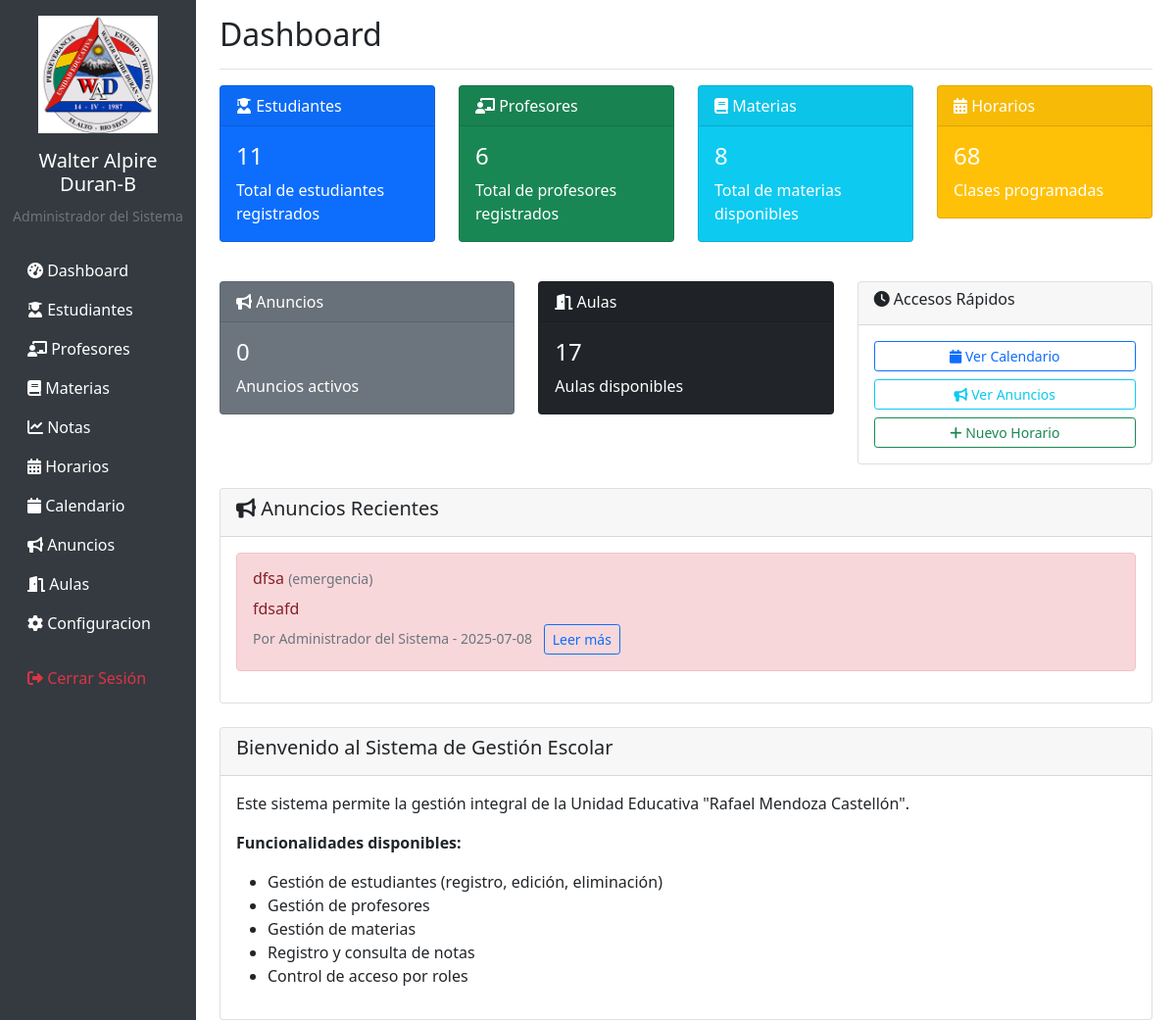
The app's page /dashboard (signed in) with its own data.
### tables this page shows
CREATE TABLE users (
            id INTEGER PRIMARY KEY AUTOINCREMENT,
            username TEXT UNIQUE NOT NULL,
            password TEXT NOT NULL,
            role TEXT NOT NULL CHECK (role IN ('director', 'profesor', 'padre')),
            full_name TEXT NOT NULL,
            email TEXT,
            created_at TIMESTAMP DEFAULT CURRENT_TIMESTAMP
        );

CREATE TABLE announcements (
            id INTEGER PRIMARY KEY AUTOINCREMENT,
            title TEXT NOT NULL,
            content TEXT NOT NULL,
            category TEXT,
            priority TEXT NOT NULL CHECK (priority IN ('alta', 'media', 'baja')),
            target_audience TEXT NOT NULL CHECK (target_audience IN ('todos', 'estudiantes', 'profesores', 'padres')),
            author_id INTEGER NOT NULL,
            expires_at DATE,
            created_at TIMESTAMP DEFAULT CURRENT_TIMESTAMP,
            FOREIGN KEY (author_id) REFERENCES users (id)
        );

### app.py (the view)
@app.route('/dashboard')
@login_required
def dashboard():
    conn = get_db_connection()
    total_students = conn.execute('SELECT COUNT(*) as count FROM students').fetchone()['count']
    total_teachers = conn.execute('SELECT COUNT(*) as count FROM teachers').fetchone()['count']
    total_subjects = conn.execute('SELECT COUNT(*) as count FROM subjects').fetchone()['count']
    total_schedules = conn.execute('SELECT COUNT(*) as count FROM schedules').fetchone()['count']
    total_announcements = conn.execute('SELECT COUNT(*) as count FROM announcements WHERE expires_at IS NULL OR expires_at >= date("now")').fetchone()['count']
    total_rooms = conn.execute('SELECT COUNT(*) as count FROM rooms').fetchone()['count']
    recent_announcements = conn.execute('''
        SELECT a.*, u.full_name as author_name
        FROM announcements a
        JOIN users u ON a.author_id = u.id
        WHERE (a.expires_at IS NULL OR a.expires_at >= date('now'))
        AND (a.target_audience = 'todos' OR a.target_audience = ?)
        ORDER BY a.created_at DESC
        LIMIT 3
    ''', (session['user_role'],)).fetchall()
    conn.close()
    stats = {
        'students': total_students,
        'teachers': total_teachers,
        'subjects': total_subjects,
        'schedules': total_schedules,
        'announcements': total_announcements,
        'rooms': total_rooms
    }
    return render_template('dashboard.html', stats=stats, recent_announcements=recent_announcements)

### app.py (called while the page is built)
def get_db_connection():
    conn = sqlite3.connect(DATABASE)
    conn.row_factory = sqlite3.Row
    return conn

def login_required(f):
    @wraps(f)
    def decorated_function(*args, **kwargs):
        if 'user_id' not in session:
            return redirect(url_for('login'))
        return f(*args, **kwargs)
    return decorated_function

### templates/dashboard.html (shortened to what this page needs)
{% extends "base.html" %}
{% block content %}
<div class="d-flex justify-content-between flex-wrap flex-md-nowrap align-items-center pt-3 pb-2 mb-3 border-bottom">
    <h1 class="h2">Dashboard</h1>
</div>
<div class="row">
    <div class="col-md-3">
        <div class="card text-white bg-primary mb-3">
            <div class="card-header">
                <i class="fas fa-user-graduate"></i> Estudiantes
            </div>
            <div class="card-body">
                <h4 class="card-title">{{ stats.students }}</h4>
                <p class="card-text">Total de estudiantes registrados</p>
            </div>
        </div>
    </div>
    <div class="col-md-3">
        <div class="card text-white bg-success mb-3">
            <div class="card-header">
                <i class="fas fa-chalkboard-teacher"></i> Profesores
            </div>
            <div class="card-body">
                <h4 class="card-title">{{ stats.teachers }}</h4>
                <p class="card-text">Total de profesores registrados</p>
            </div>
        </div>
    </div>
    <div class="col-md-3">
        <div class="card text-white bg-info mb-3">
            <div class="card-header">
                <i class="fas fa-book"></i> Materias
            </div>
            <div class="card-body">
                <h4 class="card-title">{{ stats.subjects }}</h4>
                <p class="card-text">Total de materias disponibles</p>
            </div>
        </div>
    </div>
    <div class="col-md-3">
        <div class="card text-white bg-warning mb-3">
            <div class="card-header">
                <i class="fas fa-calendar-alt"></i> Horarios
            </div>
            <div class="card-body">
                <h4 class="card-title">{{ stats.schedules }}</h4>
                <p class="card-text">Clases programadas</p>
            </div>
        </div>
    </div>
</div>
<div class="row mt-4">
    <div class="col-md-4">
        <div class="card text-white bg-secondary mb-3">
            <div class="card-header">
                <i class="fas fa-bullhorn"></i> Anuncios
            </div>
            <div class="card-body">
                <h4 class="card-title">{{ stats.announcements }}</h4>
                <p class="card-text">Anuncios activos</p>
            </div>
        </div>
    </div>
    <div class="col-md-4">
        <div class="card text-white bg-dark mb-3">
            <div class="card-header">
                <i class="fas fa-door-open"></i> Aulas
            </div>
            <div class="card-body">
                <h4 class="card-title">{{ stats.rooms }}</h4>
                <p class="card-text">Aulas disponibles</p>
            </div>
        </div>
    </div>
    <div class="col-md-4">
        <div class="card">
            <div class="card-header">
                <h6><i class="fas fa-clock"></i> Accesos Rápidos</h6>
            </div>
            <div class="card-body">
                <div class="d-grid gap-2">
                    <a href="{{ url_for('schedule_calendar') }}" class="btn btn-outline-primary btn-sm">
                        <i class="fas fa-calendar"></i> Ver Calendario
                    </a>
                    <a href="{{ url_for('list_announcements') }}" class="btn btn-outline-info btn-sm">
                        <i class="fas fa-bullhorn"></i> Ver Anuncios
                    </a>
                    {% if session.user_role in ['director', 'profesor'] %}
                    <a href="{{ url_for('add_schedule') }}" class="btn btn-outline-success btn-sm">
                        <i class="fas fa-plus"></i> Nuevo Horario
                    </a>
                    {% endif %}
                </div>
            </div>
        </div>
    </div>
</div>
{% if recent_announcements %}
<div class="row mt-4">
    <div class="col-12">
        <div class="card">
            <div class="card-header">
                <h5><i class="fas fa-bullhorn"></i> Anuncios Recientes</h5>
            </div>
            <div class="card-body">
                {% for announcement in recent_announcements %}
                <div class="alert alert-{{ 'danger' if announcement.priority == 'alta' else 'warning' if announcement.priority == 'media' else 'info' }} alert-dismissible">
                    <h6 class="alert-heading">
                        {{ announcement.title }}
                        <small class="text-muted">({{ announcement.category or 'General' }})</small>
                    </h6>
                    <p class="mb-1">{{ announcement.content[:150] }}{% if announcement.content|length > 150 %}...{% endif %}</p>
                    <small class="text-muted">
                        Por {{ announcement.author_name }} - {{ announcement.created_at.split(' ')[0] }}
                    </small>
                    <a href="{{ url_for('view_announcement', id=announcement.id) }}" class="btn btn-sm btn-outline-primary ms-2">
                        Leer más
                    </a>
                </div>
                {% endfor %}
            </div>
        </div>
    </div>
</div>
{% endif %}
<div class="row mt-4">
    <div class="col-12">
        <div class="card">
            <div class="card-header">
                <h5>Bienvenido al Sistema de Gestión Escolar</h5>
            </div>
            <div class="card-body">
                <p>Este sistema permite la gestión integral de la Unidad Educativa "Rafael Mendoza Castellón".</p>
                <p><strong>Funcionalidades disponibles:</strong></p>
                <ul>
                    <li>Gestión de estudiantes (registro, edición, eliminación)</li>
                    <li>Gestión de profesores</li>
                    <li>Gestión de materias</li>
                    <li>Registro y consulta de notas</li>
                    <li>Control de acceso por roles</li>
                </ul>
            </div>
        </div>
    </div>
</div>
{% endblock %}

### templates/base.html (shortened to what this page needs)
<!DOCTYPE html>
<html lang="es">
<head>
    <link href="https://cdn.jsdelivr.net/npm/bootstrap@5.1.3/dist/css/bootstrap.min.css" rel="stylesheet">
    <link href="https://cdnjs.cloudflare.com/ajax/libs/font-awesome/6.0.0/css/all.min.css" rel="stylesheet">
    <link href="https://cdn.jsdelivr.net/npm/fullcalendar@6.1.8/index.global.min.css" rel="stylesheet">
</head>
<body>
    {% if session.user_id %}
    <div class="container-fluid">
        <div class="row">
            <nav class="col-md-3 col-lg-2 d-md-block sidebar collapse">
                <div class="position-sticky pt-3">
                    <div class="text-center mb-4">
<div class="text-center mb-3">
    <img src="{{ url_for('static', filename='img/favicon.png') }}" alt="Escudo" class="img-fluid" style="max-height: 120px;">
</div>
                        <h5 class="text-white">Walter Alpire Duran-B</h5>
                        <small class="text-muted">{{ session.full_name }}</small>
                    </div>
                    <ul class="nav flex-column">
                        <li class="nav-item">
                            <a class="nav-link" href="{{ url_for('dashboard') }}">
                                <i class="fas fa-tachometer-alt"></i> Dashboard
                            </a>
                        </li>
                        {% if session.user_role in ['director', 'profesor'] %}
                        <li class="nav-item">
                            <a class="nav-link" href="{{ url_for('list_students') }}">
                                <i class="fas fa-user-graduate"></i> Estudiantes
                            </a>
                        </li>
                        {% endif %}
                        {% if session.user_role == 'director' %}
                        <li class="nav-item">
                            <a class="nav-link" href="{{ url_for('list_teachers') }}">
                                <i class="fas fa-chalkboard-teacher"></i> Profesores
                            </a>
                        </li>
                        <li class="nav-item">
                            <a class="nav-link" href="{{ url_for('list_subjects') }}">
                                <i class="fas fa-book"></i> Materias
                            </a>
                        </li>
                        {% endif %}
                        <li class="nav-item">
                            <a class="nav-link" href="{{ url_for('list_grades') }}">
                                <i class="fas fa-chart-line"></i> Notas
                            </a>
                        </li>
                        <li class="nav-item">
                            <a class="nav-link" href="{{ url_for('list_schedules') }}">
                                <i class="fas fa-calendar-alt"></i> Horarios
                            </a>
                        </li>
                        <li class="nav-item">
                            <a class="nav-link" href="{{ url_for('schedule_calendar') }}">
                                <i class="fas fa-calendar"></i> Calendario
                            </a>
                        </li>
                        <li class="nav-item">
                            <a class="nav-link" href="{{ url_for('list_announcements') }}">
                                <i class="fas fa-bullhorn"></i> Anuncios
                            </a>
                        </li>
                        {% if session.user_role in ['director', 'profesor'] %}
                        <li class="nav-item">
                            <a class="nav-link" href="{{ url_for('list_rooms') }}">
                                <i class="fas fa-door-open"></i> Aulas
                            </a>
                        </li>
                        {% endif %}
                        {% if session.user_role == 'director' %}
                        <li class="nav-item">
                            <a class="nav-link" href="{{ url_for('list_users') }}">
                                <i class="fas fa-gear"></i> Configuracion
                            </a>
                        </li>
                        {% endif %}
                        <li class="nav-item mt-3">
                            <a class="nav-link text-danger" href="{{ url_for('logout') }}">
                                <i class="fas fa-sign-out-alt"></i> Cerrar Sesión
                            </a>
                        </li>
                    </ul>
                </div>
            </nav>
            <main class="col-md-9 ms-sm-auto col-lg-10 px-md-4 main-content">
                {% endif %}
                {% block content %}{% endblock %}
                {% if session.user_id %}
            </main>
        </div>
    </div>
    {% endif %}
</body>
</html>

### templates/base.html (style rules this page uses)
.sidebar { min-height: 100vh; background-color: #343a40; }
.sidebar .nav-link { color: #fff; }
.main-content { margin-left: 0; }
@media (min-width: 768px) { .main-content { margin-left: 250px; } }

### records on screen
users: full_name "Administrador del Sistema"
announcements: title "dfsa", category "emergencia", content "fdsafd", author_name "Administrador del Sistema", created_at "2025-07-08"

### other values on screen
{{ stats.students }} "11"
{{ stats.teachers }} "6"
{{ stats.subjects }} "8"
{{ stats.schedules }} "68"
{{ stats.announcements }} "0"
{{ stats.rooms }} "17"
